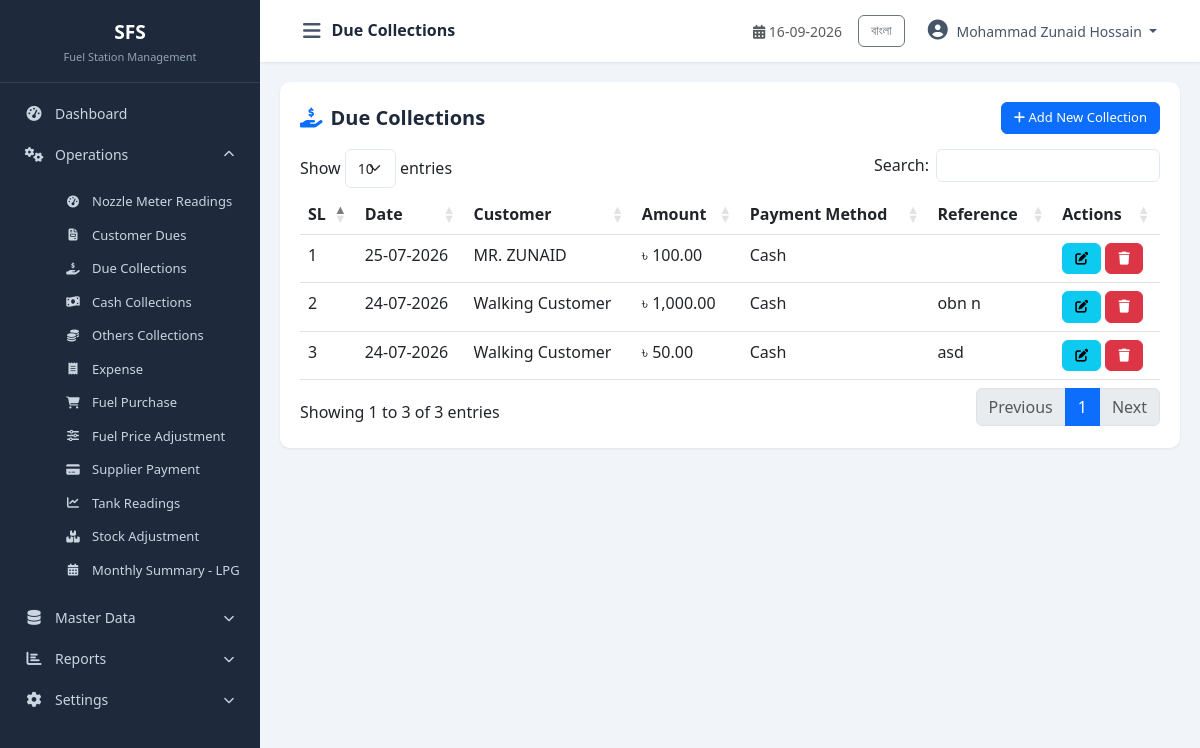
/modules/operations/due_collection.php (signed in), run on the app's committed database.
### tables this page shows
CREATE TABLE `cfg_companyprofile` (
  `CompanyID` int(11) NOT NULL,
  `CompanyCode` varchar(20) NOT NULL,
  `CompanyName` varchar(200) NOT NULL,
  `CompanyNameBN` varchar(200) DEFAULT NULL,
  `ShortName` varchar(50) DEFAULT NULL,
  `ProprietorName` varchar(150) DEFAULT NULL,
  `ContactPerson` varchar(150) DEFAULT NULL,
  `MobileNo` varchar(20) DEFAULT NULL,
  `PhoneNo` varchar(20) DEFAULT NULL,
  `Email` varchar(100) DEFAULT NULL,
  `Website` varchar(150) DEFAULT NULL,
  `BusinessType` varchar(100) DEFAULT NULL,
  `Address` varchar(500) DEFAULT NULL,
  `City` varchar(100) DEFAULT NULL,
  `District` varchar(100) DEFAULT NULL,
  `PostalCode` varchar(20) DEFAULT NULL,
  `Country` varchar(100) DEFAULT NULL,
  `Logo` varchar(255) DEFAULT NULL,
  `Favicon` varchar(255) DEFAULT NULL,
  `CurrencyCode` varchar(10) DEFAULT 'BDT',
  `CurrencySymbol` varchar(10) DEFAULT '৳',
  `TimeZone` varchar(100) DEFAULT 'Asia/Dhaka',
  `DateFormat` varchar(20) DEFAULT 'dd-MM-yyyy',
  `TimeFormat` varchar(20) DEFAULT '24 Hour',
  `FinancialYearStart` date DEFAULT NULL,
  `FinancialYearEnd` date DEFAULT NULL,
  `DefaultShiftID` int(11) DEFAULT NULL,
  `DefaultLanguage` varchar(20) DEFAULT 'English',
  `AllowNegativeStock` bit(1) DEFAULT b'0',
  `AutoBackup` bit(1) DEFAULT b'1',
  `BackupPath` varchar(500) DEFAULT NULL,
  `CreatedBy` int(11) DEFAULT NULL,
  `CreatedAt` datetime DEFAULT current_timestamp(),
  `UpdatedBy` int(11) DEFAULT NULL,
  `UpdatedAt` datetime DEFAULT NULL,
  `IsActive` bit(1) DEFAULT b'1',
  `IsDeleted` bit(1) DEFAULT b'0'
);

CREATE TABLE `trx_customercollection` (
  `CustomerCollectionID` int(11) NOT NULL,
  `TxnDate` date NOT NULL,
  `CollectionTime` time DEFAULT NULL,
  `CustomerID` int(11) NOT NULL COMMENT 'Logical FK -> mst_Customer.CustomerID',
  `CustomerDueID` int(11) DEFAULT NULL COMMENT 'Logical FK -> trx_CustomerDue.CustomerDueID (nullable)',
  `Amount` decimal(14,2) NOT NULL,
  `PaymentMethodID` int(11) NOT NULL COMMENT 'Logical FK -> cfg_PaymentMethod.PaymentMethodID',
  `ReferenceNo` varchar(150) DEFAULT NULL,
  `Remarks` varchar(255) DEFAULT NULL,
  `CreatedBy` int(11) DEFAULT NULL,
  `CreatedAt` datetime NOT NULL DEFAULT current_timestamp(),
  `UpdatedBy` int(11) DEFAULT NULL,
  `UpdatedAt` datetime NOT NULL DEFAULT current_timestamp() ON UPDATE current_timestamp(),
  `IsActive` tinyint(1) NOT NULL DEFAULT 1,
  `IsDeleted` tinyint(1) NOT NULL DEFAULT 0
);

CREATE TABLE `mst_customer` (
  `CustomerID` int(11) NOT NULL,
  `CustomerName` varchar(150) NOT NULL,
  `Mobile` varchar(30) DEFAULT NULL,
  `VehicleNumber` varchar(50) DEFAULT NULL,
  `Address` varchar(255) DEFAULT NULL,
  `OpeningDue` decimal(14,2) NOT NULL DEFAULT 0.00,
  `CreatedBy` int(11) DEFAULT NULL,
  `CreatedAt` datetime NOT NULL DEFAULT current_timestamp(),
  `UpdatedBy` int(11) DEFAULT NULL,
  `UpdatedAt` datetime NOT NULL DEFAULT current_timestamp() ON UPDATE current_timestamp(),
  `IsActive` tinyint(1) NOT NULL DEFAULT 1,
  `IsDeleted` tinyint(1) NOT NULL DEFAULT 0
);

CREATE TABLE `cfg_paymentmethod` (
  `PaymentMethodID` int(11) NOT NULL,
  `MethodCode` varchar(30) NOT NULL COMMENT 'CASH, BANK, MOBILE_BANKING, CHEQUE, CARD, OTHER',
  `MethodName` varchar(100) NOT NULL,
  `CreatedBy` int(11) DEFAULT NULL,
  `CreatedAt` datetime NOT NULL DEFAULT current_timestamp(),
  `UpdatedBy` int(11) DEFAULT NULL,
  `UpdatedAt` datetime NOT NULL DEFAULT current_timestamp() ON UPDATE current_timestamp(),
  `IsActive` tinyint(1) NOT NULL DEFAULT 1,
  `IsDeleted` tinyint(1) NOT NULL DEFAULT 0
);

### includes/Query.php (called while the page is built, shortened)
<?php
class Query
{
    private $pdo;
    private static $instance = null;
    public function __construct($host = DB_HOST, $dbname = DB_NAME, $username = DB_USER, $password = DB_PASS, $charset = 'utf8mb4')
    {
        $port = defined('DB_PORT') ? DB_PORT : '3306';
        $dsn = "mysql:host={$host};port={$port};dbname={$dbname};charset={$charset}";
        $options = [
            PDO::ATTR_ERRMODE            => PDO::ERRMODE_EXCEPTION,
            PDO::ATTR_DEFAULT_FETCH_MODE => PDO::FETCH_OBJ,
            PDO::ATTR_EMULATE_PREPARES   => true,
            PDO::MYSQL_ATTR_INIT_COMMAND => "SET NAMES utf8mb4 COLLATE utf8mb4_unicode_ci",
        ];
        try {
            $this->pdo = new PDO($dsn, $username, $password, $options);
        } catch (PDOException $e) {
            die("Database Connection Failed: " . $e->getMessage() . "<br><small>Tip: Ensure MySQL service is running in XAMPP Control Panel and port/credentials in config/database.php match.</small>");
        }
    }
    public static function getInstance()
    {
        if (self::$instance === null) {
            self::$instance = new self();
        }
        return self::$instance;
    }
    public function index($sql, $params = [])
    {
        try {
            $this->stmt = $this->pdo->prepare($sql);
            $this->stmt->execute($params);
            return $this->stmt->fetchAll(PDO::FETCH_OBJ);
        } catch (PDOException $e) {
            die("Query Error: " . $e->getMessage() . "<br>SQL: " . $sql);
        }
    }
}

### config/database.php (called while the page is built, shortened)
<?php
require_once __DIR__ . '/../includes/Query.php';
$objQuery = Query::getInstance();

### includes/functions.php (called while the page is built, shortened)
<?php
function db()
{
    global $objQuery;
    return $objQuery;
}
function getCompanyInfo($key = null)
{
    $sql = "SELECT * FROM cfg_companyprofile WHERE CompanyID = 1 AND IsActive = 1 AND IsDeleted = 0";
    $data = db()->index($sql);
    if (!empty($data)) {
        $company = $data[0];
        return $company;
    }
    return null;
}
function formatDate($date, $format = 'd-m-Y')
{
    $timestamp = strtotime($date);
    return date($format, $timestamp);
}
function getUserName()
{
    return $_SESSION['user_name'] ?? null;
}
function currentLang()
{
    return $_SESSION['lang'] ?? 'en';
}
function t($key)
{
    $lang = currentLang();
    return $translations[$lang][$key] ?? $key;
}

### modules/operations/due_collection.php (the view, shortened to what this page needs)
<?php
$pageTitle = 'Due Collections';
require_once __DIR__ . '/../../includes/header.php';
require_once __DIR__ . '/../../includes/sidebar.php';
$data = $objQuery->index("SELECT cc.*, c.CustomerName, pm.MethodName FROM trx_customercollection cc LEFT JOIN mst_customer c ON cc.CustomerID=c.CustomerID LEFT JOIN cfg_paymentmethod pm ON cc.PaymentMethodID=pm.PaymentMethodID WHERE cc.IsDeleted=0 ORDER BY cc.TxnDate DESC, cc.CustomerCollectionID DESC");
?>
<div class="table-container">
    <div class="table-header"><h5><i class="fas fa-hand-holding-usd text-primary me-2"></i>Due Collections</h5>
        <button class="btn btn-primary btn-sm" data-bs-toggle="modal" data-bs-target="#addModal"><i class="fas fa-plus"></i> Add New Collection</button></div>
    <table class="table table-hover datatable">
        <thead><tr><th>SL</th><th>Date</th><th>Customer</th><th>Amount</th><th>Payment Method</th><th>Reference</th><th>Actions</th></tr></thead>
        <tbody><?php $sl=1; foreach($data as $row): ?><tr>
            <td><?php echo $sl++; ?></td><td><?php echo formatDate($row->TxnDate); ?></td>
            <td><?php echo htmlspecialchars($row->CustomerName ?? 'N/A'); ?></td>
            <td><?php echo $currencySymbol.' '.number_format($row->Amount, 2); ?></td>
            <td><?php echo htmlspecialchars($row->MethodName ?? $row->PaymentMethodID); ?></td>
            <td><?php echo htmlspecialchars($row->ReferenceNo ?? ''); ?></td>
            <td>
                <button class="btn btn-sm btn-info edit-btn" data-id="<?php echo $row->CustomerCollectionID; ?>" data-date="<?php echo $row->TxnDate; ?>" data-customer="<?php echo $row->CustomerID; ?>" data-amount="<?php echo $row->Amount; ?>" data-method="<?php echo $row->PaymentMethodID; ?>" data-ref="<?php echo htmlspecialchars($row->ReferenceNo ?? ''); ?>" data-remarks="<?php echo htmlspecialchars($row->Remarks ?? ''); ?>"><i class="fas fa-edit"></i></button>
                <button class="btn btn-sm btn-danger delete-btn" data-id="<?php echo $row->CustomerCollectionID; ?>"><i class="fas fa-trash"></i></button>
            </td>
        </tr><?php endforeach; ?></tbody>
    </table>
</div>
<?php require_once __DIR__ . '/../../includes/footer.php'; ?>

### includes/sidebar.php (shortened to what this page needs)
<?php
$currentPage = basename($_SERVER['PHP_SELF']);
$langToggle = currentLang() === 'bn' ? 'en' : 'bn';
$langLabel = currentLang() === 'bn' ? 'English' : 'বাংলা';
?>
<nav id="sidebar" class="sidebar">
    <div class="sidebar-header">
        <h5 class="mb-0"><?php echo $shortName ?? 'FDP'; ?></h5>
        <small class="text-muted"><?php echo t('Fuel Station Management'); ?></small>
    </div>
    <ul class="nav flex-column">
        <li class="nav-item">
            <a class="nav-link <?php echo ($currentPage == 'dashboard.php' || $currentPage == 'index.php') ? 'active' : ''; ?>" href="<?php echo BASE_URL; ?>dashboard.php">
                <i class="fas fa-tachometer-alt"></i> <span><?php echo t('Dashboard'); ?></span>
            </a>
        </li>
        <li class="nav-item">
            <a class="nav-link" data-bs-toggle="collapse" href="#operationsMenu" role="button" aria-expanded="true">
                <i class="fas fa-cogs"></i> <span><?php echo t('Operations'); ?></span>
                <i class="fas fa-chevron-down ms-auto"></i>
            </a>
            <div class="collapse show" id="operationsMenu">
                <ul class="nav flex-column ms-3">
                    <li class="nav-item"><a class="nav-link small" href="<?php echo BASE_URL; ?>modules/operations/nozzle_reading.php"><i class="fas fa-tachometer-alt"></i> <?php echo t('Nozzle Meter Readings'); ?></a></li>
                    <li class="nav-item"><a class="nav-link small" href="<?php echo BASE_URL; ?>modules/operations/customer_due.php"><i class="fas fa-file-invoice"></i> <?php echo t('Customer Dues'); ?></a></li>
                    <li class="nav-item"><a class="nav-link small" href="<?php echo BASE_URL; ?>modules/operations/due_collection.php"><i class="fas fa-hand-holding-usd"></i> <?php echo t('Due Collections'); ?></a></li>
                    <li class="nav-item"><a class="nav-link small" href="<?php echo BASE_URL; ?>modules/operations/cash_collection.php"><i class="fas fa-money-bill-wave"></i> <?php echo t('Cash Collections'); ?></a></li>
                    <li class="nav-item"><a class="nav-link small" href="<?php echo BASE_URL; ?>modules/operations/others_collection.php"><i class="fas fa-coins"></i> <?php echo t('Others Collections'); ?></a></li>
                    <li class="nav-item"><a class="nav-link small" href="<?php echo BASE_URL; ?>modules/operations/expense.php"><i class="fas fa-receipt"></i> <?php echo t('Expense'); ?></a></li>
                    <li class="nav-item"><a class="nav-link small" href="<?php echo BASE_URL; ?>modules/operations/fuel_purchase.php"><i class="fas fa-shopping-cart"></i> <?php echo t('Fuel Purchase'); ?></a></li>
                    <li class="nav-item"><a class="nav-link small" href="<?php echo BASE_URL; ?>modules/operations/fuel_price_adjustment.php"><i class="fas fa-sliders-h"></i> <?php echo t('Fuel Price Adjustment'); ?></a></li>
                    <li class="nav-item"><a class="nav-link small" href="<?php echo BASE_URL; ?>modules/operations/supplier_payment.php"><i class="fas fa-credit-card"></i> <?php echo t('Supplier Payment'); ?></a></li>
                    <li class="nav-item"><a class="nav-link small" href="<?php echo BASE_URL; ?>modules/operations/tank_reading.php"><i class="fas fa-chart-line"></i> <?php echo t('Tank Readings'); ?></a></li>
                    <li class="nav-item"><a class="nav-link small" href="<?php echo BASE_URL; ?>modules/operations/stock_adjustment.php"><i class="fas fa-boxes"></i> <?php echo t('Stock Adjustment'); ?></a></li>
                    <li class="nav-item"><a class="nav-link small" href="<?php echo BASE_URL; ?>modules/operations/monthly_summary.php"><i class="fas fa-calendar-alt"></i> <?php echo t('Monthly Summary - LPG'); ?></a></li>
                </ul>
            </div>
        </li>
        <li class="nav-item">
          <a class="nav-link collapsed" data-bs-toggle="collapse" href="#masterDataMenu" role="button" aria-expanded="false">
                <i class="fas fa-database"></i> <span><?php echo t('Master Data'); ?></span>
                <i class="fas fa-chevron-down ms-auto"></i>
            </a>
        </li>
        <?php $isReportPage = in_array($currentPage, ['daily_statement.php', 'profit_loss.php', 'date_to_date_statement.php', 'monthly_collection_expense_summary.php', 'monthly_expense_item_wise.php', 'stock_summary.php']); ?>
        <li class="nav-item">
            <a class="nav-link <?php echo $isReportPage ? '' : 'collapsed'; ?>" data-bs-toggle="collapse" href="#reportsMenu" role="button" aria-expanded="<?php echo $isReportPage ? 'true' : 'false'; ?>">
                <i class="fas fa-chart-bar"></i> <span><?php echo t('Reports'); ?></span>
                <i class="fas fa-chevron-down ms-auto"></i>
            </a>
        </li>
        <li class="nav-item">
            <a class="nav-link <?php echo in_array($currentPage, ['final_submit_setting.php', 'system_setting.php']) ? '' : 'collapsed'; ?>" data-bs-toggle="collapse" href="#settingsMenu" role="button" aria-expanded="<?php echo in_array($currentPage, ['final_submit_setting.php', 'system_setting.php']) ? 'true' : 'false'; ?>">
                <i class="fas fa-cog"></i> <span><?php echo t('Settings'); ?></span>
                <i class="fas fa-chevron-down ms-auto"></i>
            </a>
        </li>
    </ul>
</nav>
<div id="content-wrapper">
    <nav class="navbar navbar-expand-lg top-navbar">
        <div class="container-fluid">
            <button type="button" id="sidebarCollapse" class="btn btn-link">
                <i class="fas fa-bars"></i>
            </button>
            <span class="navbar-brand mb-0 h1"><?php echo t($pageTitle ?? 'Dashboard'); ?></span>
            <div class="ms-auto d-flex align-items-center">
                <span class="me-3 text-muted small">
                    <i class="fas fa-calendar-alt"></i> <?php echo date('d-m-Y'); ?>
                </span>
                <div class="dropdown">
                    <a class="btn btn-sm btn-outline-secondary me-2" href="?lang=<?php echo $langToggle; ?>"><?php echo $langLabel; ?></a>
                    <button class="btn btn-link dropdown-toggle" type="button" data-bs-toggle="dropdown">
                        <i class="fas fa-user-circle"></i> <?php echo getUserName() ?? 'User'; ?>
                    </button>
                </div>
            </div>
        </div>
    </nav>
    <div id="main-content" class="container-fluid">

### data on the page
cfg_companyprofile: ShortName "SFS", CurrencySymbol "৳"
trx_customercollection: TxnDate "25-07-2026", CustomerID.CustomerName "MR. ZUNAID", Amount "100.00", PaymentMethodID.MethodName "Cash"
trx_customercollection: TxnDate "24-07-2026", CustomerID.CustomerName "Walking Customer", Amount "1,000.00", PaymentMethodID.MethodName "Cash", ReferenceNo "obn n"
trx_customercollection: TxnDate "24-07-2026", CustomerID.CustomerName "Walking Customer", Amount "50.00", PaymentMethodID.MethodName "Cash", ReferenceNo "asd"

### other printed values
t('Fuel Station Management') "Fuel Station Management"
t('Dashboard') "Dashboard"
t('Operations') "Operations"
t('Nozzle Meter Readings') "Nozzle Meter Readings"
t('Customer Dues') "Customer Dues"
t('Due Collections') "Due Collections"
t('Cash Collections') "Cash Collections"
t('Others Collections') "Others Collections"
t('Expense') "Expense"
t('Fuel Purchase') "Fuel Purchase"
t('Fuel Price Adjustment') "Fuel Price Adjustment"
t('Supplier Payment') "Supplier Payment"
t('Tank Readings') "Tank Readings"
t('Stock Adjustment') "Stock Adjustment"
t('Monthly Summary - LPG') "Monthly Summary - LPG"
